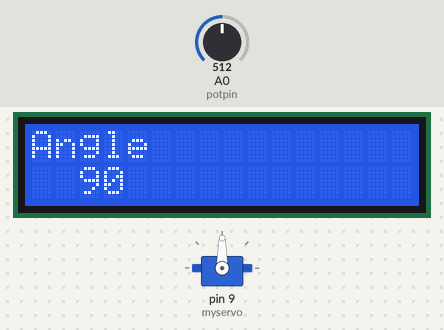
Simulated run of this sketch. Board: Arduino Uno, built with avr-gcc and run on an emulated ATmega328P. Parts: servo, 16×2 character LCD. Inputs (shaded band) come from the test bench; at power-on: A0 (potpin) = 512. What the sketch prints to the serial monitor is not drawn.

Above: at 1.2 s.
1.3 s: A0 (potpin) set to 716
At 1.9 s:
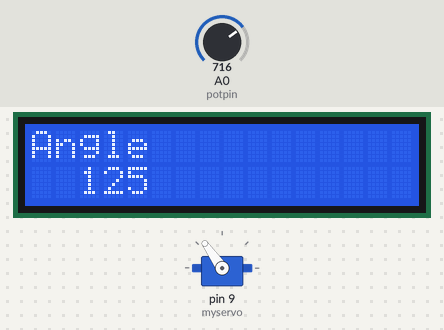
2.8 s: A0 (potpin) set to 900
At 3.1 s:
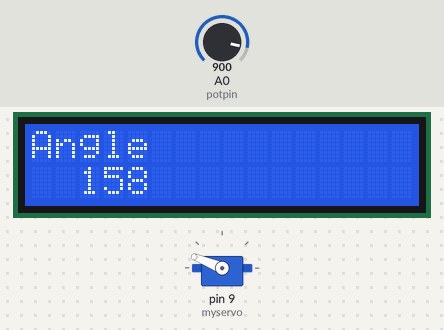
4.3 s: A0 (potpin) set to 1023
At 5.5 s:
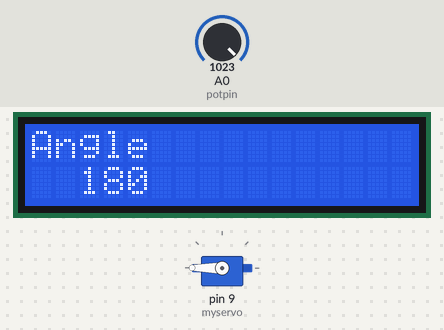
5.8 s: A0 (potpin) set to 306
At 6.8 s:
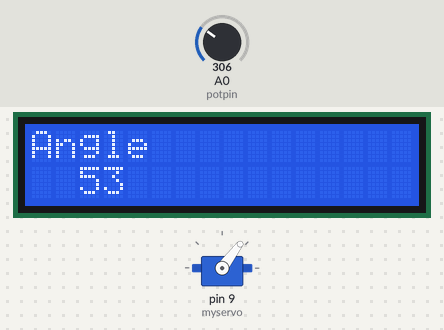
7.3 s: A0 (potpin) set to 552
At 8.3 s:
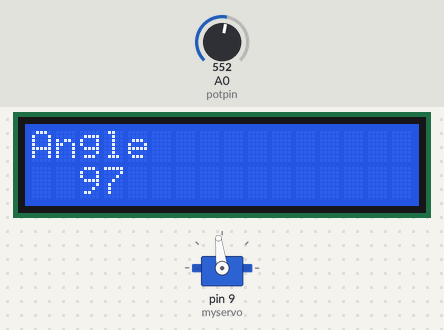
8.8 s: A0 (potpin) set to 586
At 9.9 s:
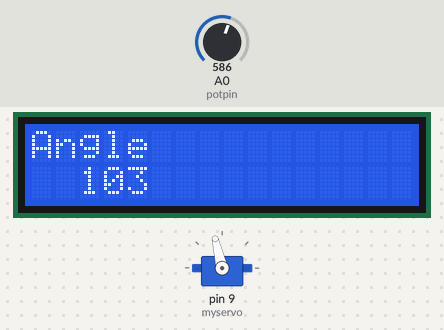
Timing chart, 0 to 11.3 s (numbered marks = the images above; inputs shaded):
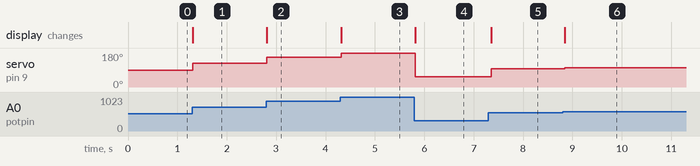

The sketch:

angle_detector.ino
```cpp
#include <Servo.h>  // add servo library
#include <LiquidCrystal_I2C.h>

LiquidCrystal_I2C lcd(0x27, 16, 2); // I2C address 0x27, 16 column and 2 rows
Servo myservo;  // create servo object to control a servo

int potpin = 0;  // analog pin used to connect the potentiometer
int val;    // variable to read the value from the analog pin

void setup() {
  myservo.attach(9);  // attaches the servo on pin 9 to the servo object
  lcd.begin(); // initialize the lcd
  lcd.backlight();
  Serial.begin(9600);
}

void loop() {
lcd.clear();                 // clear display
  lcd.setCursor(0, 0);         // move cursor to   (0, 0)
  lcd.print("Angle");        // print message at (0, 0)=   b sssd
  val = analogRead(potpin);            // reads the value of the potentiometer (value between 0 and 1023)
  val = map(val, 0, 1023, 0, 180);  // scale it to use it with the servo (value between 0 and 180)
 Serial.println(val);
  myservo.write(val);                  // sets the servo position according to the scaled value
  lcd.setCursor(2, 1);         // move cursor to   (2, 1)
  lcd.print(val); // print message at (2, 1)
  delay(50);;// waits for the servo to get there
}
```

Measured:
- after the input at 1.3 s, servo on pin 9 (myservo): 90° → 125° at once; the display: changes at once (image 1)
- after the input at 2.8 s, servo on pin 9 (myservo): 125° → 158° at once; the display: changes at once (image 2)
- after the input at 4.3 s, servo on pin 9 (myservo): 158° → 180° at once; the display: changes at once (image 3)
- after the input at 5.8 s, servo on pin 9 (myservo): 180° → 53° at once; the display: changes at once (image 4)
- after the input at 7.3 s, servo on pin 9 (myservo): 53° → 97° after 0.06 s; the display: changes after 0.06 s (image 5)
- after the input at 8.8 s, servo on pin 9 (myservo): 97° → 103° at once; the display: changes at once (image 6)
